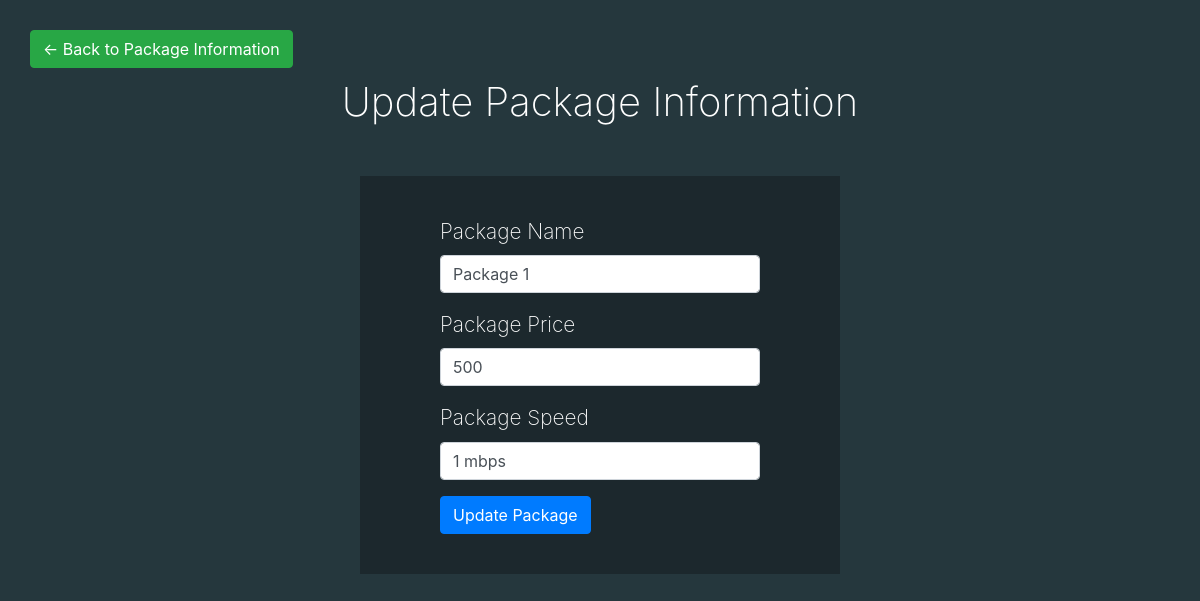
Screenshot of /page/change_package_data.php?id=1 with the database file from the repository.
### tables this page shows
CREATE TABLE `package_information` (
  `package_name` text NOT NULL,
  `package_price` text NOT NULL,
  `package_speed` text NOT NULL,
  `package_id` int(11) NOT NULL
);

### page/change_package_data.php (the view, shortened to what this page needs)
<?php
    include "../backend/dbConnection.php";
    $result = mysqli_query($link,"SELECT * FROM package_information WHERE package_id='".$_SESSION['data_change_id']."'");
    $res= mysqli_fetch_array($result);
?>
<!DOCTYPE html>
<html lang="en">
<head>
    <link rel="stylesheet" href="https://maxcdn.bootstrapcdn.com/bootstrap/4.0.0/css/bootstrap.min.css">
    <link rel="stylesheet" type="text/css" href="../css/page_css/update_package.css">
</head>
<body>
    <div id="full-page">
        <a class="btn btn-success" id="backbtn" href="package_information.php"> <- Back to Package Information</a>
        <h1>Update Package Information</h1>
        <section>
            <div id="add-new-package" class="container">
                <form id="new-package-form" method="POST" action="../backend/change_package.php">
                    <div class="form-group">
                        <label >Package Name</label>
                        <input type="text" name="package_name" class="form-control"  placeholder="Enter Package Name" value="<?php echo $res['package_name']?>">
                    </div>
                    <div class="form-group">
                        <label>Package Price</label>
                        <input type="text" name="package_price" class="form-control" placeholder="Enter Package Price" value="<?php echo $res['package_price']?>">
                    </div>
                    <div class="form-group" id="btn-space">
                        <label >Package Speed</label>
                        <input type="text" name="package_speed" class="form-control"  placeholder="Enter Package Speed" value="<?php echo $res['package_speed']?>">
                    </div>
                    <button type="submit" name="submitBtn" class="btn btn-primary">Update Package</button>
                </form>
            </div>
        </section>
    </div>
</body>
</html>

### css/page_css/update_package.css (style rules this page uses)
body { background: #25373D; }
#add-new-package { max-width: 40%; margin: 0 auto; padding: 40px 80px 40px 80px; background-color: #1c282d; font-size: 130%; color: white; font-weight: 200; }
#full-page h1 { text-align: center; font-weight: 200; margin-top: 10px; margin-bottom: 50px; color: white; }
#backbtn { margin-left: 30px; margin-top: 30px; }

### rows the page displays
package_information: package_name "Package 1", package_price "500", package_speed "1 mbps"
